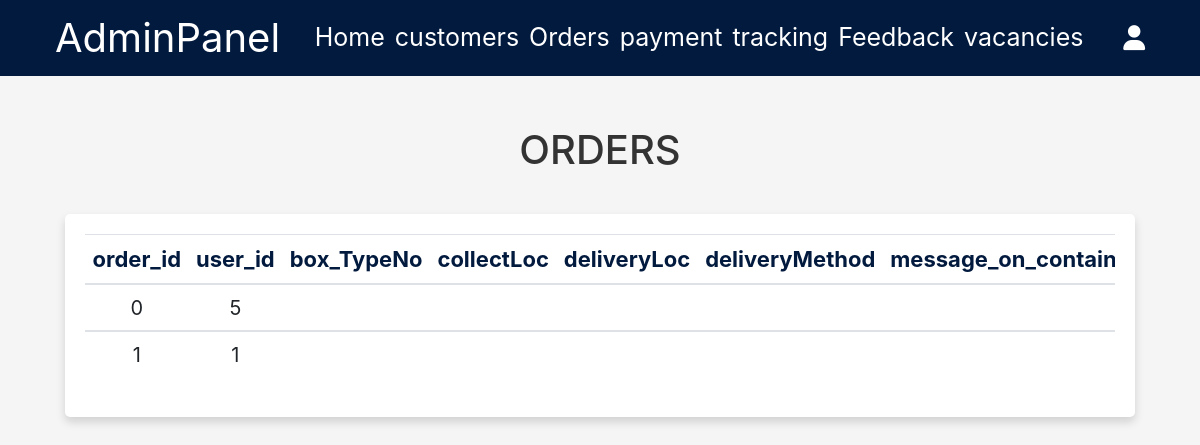
The page /1.Admin_Account/orders.php (signed in) on the database its author committed.
### tables this page shows
CREATE TABLE `order_details` (
  `order_id` int(11) NOT NULL,
  `user_id` int(11) NOT NULL,
  `container_type` varchar(25) NOT NULL
);

### 1.Admin_Account/orders.php (the view, shortened to what this page needs)
<?php
$con = mysqli_connect('localhost', 'root', '', 'ecargoms') or die('connection failed');
?>
<!DOCTYPE html>
<html lang="en">
<head>
<link href="bootstrap/css/bootstrap.min.css" rel="stylesheet" >
<link href="source/css/admin.css" rel="stylesheet">
</head>
<body>
<?php
include 'nav.php';
?>
<section>
    <h1 class="title">Orders</h1>
    <div class="container">
        <div class="row text-center">
		<div class="col-md">
			<div class="box shadow">
				<div class="table table-hover table-responsive">
					<table class="table">
						<thead>
							<tr>
							<th scope="col">order_id</th>
							<th scope="col">user_id</th>
							<th scope="col">box_TypeNo</th>
							<th scope="col">collectLoc</th>
							<th scope="col">deliveryLoc</th>
							<th scope="col">deliveryMethod</th>
							<th scope="col">message_on_container</th>
							</tr>
						</thead>
						<?php
							$query = "SELECT * FROM order_details";
							$query_run = mysqli_query($con, $query);
							if(mysqli_num_rows($query_run) > 0){
								foreach($query_run as $detail){
									?>
										<tbody>
											<tr>
											<td><?= $detail['order_id']; ?></td>
											<td><?= $detail['user_id']; ?></td>
											<td><?= $detail['box_TypeNo']; ?></td>
											<td><?= $detail['collectLoc']; ?></td>
											<td><?= $detail['deliveryLoc']; ?></td>
											<td><?= $detail['delivery_Method']; ?></td>
											<td><?= $detail['message_on_container']; ?></td>
											</tr>
										</tbody>
									<?php
								}
							}
							else{
								echo '<p class="empty">no record found!</p>';
							}
						?>
					</table>
				</div>
			</div>
		</div>
	</div>
    </div>
</section>
</body>
</html>

### 1.Admin_Account/source/css/admin.css (style rules this page uses)
:root { --blue: #021a3e; --red: #c0392b; --orange: #f39c12; --black: #333; --white: #fff; --light-color: #666; --light-white: #ccc; --light-bg: #f5f5f5; --border: .1rem solid var(--black); --box-shedow: 0 .5rem 1rem rgba(0,0,0,.1); }
* { margin: 0; padding: 0; box-sizing: border-box; outline: none; border: none; text-decoration: none; transition: all .0s linear; }
html { font-size: 62.5%; overflow-x: hidden; }
body { background-color: var(--light-bg); }
section { padding: 3rem 2rem; }
.title { text-align: center; margin-top: 2rem; margin-bottom: 2rem; text-transform: uppercase; color: var(--black); font-size: 4rem; }
.box { border-radius: .5rem; margin: 2rem; padding: 2rem; background-color: var(--white);; text-align: center; }
.table th { font-size: 22px; color: var(--blue); }
.table td { font-size: 20px; vertical-align: middle; }

### rows shown on the page
order_details: order_id "0", user "5"
order_details: order_id "1", user "1"
